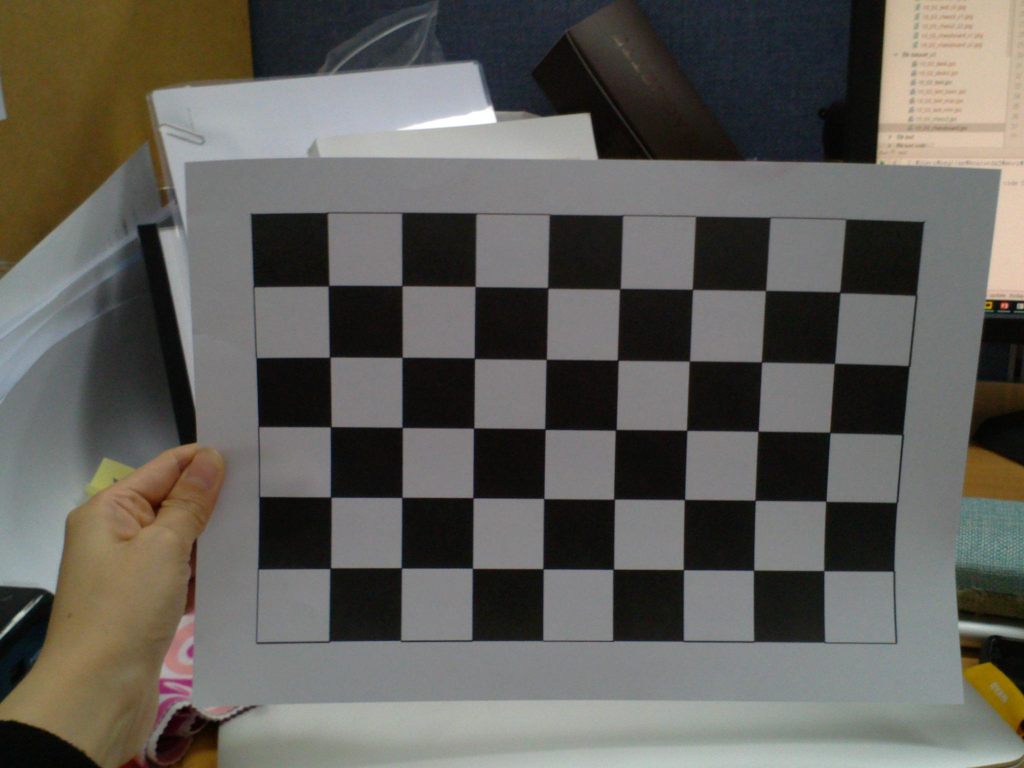
#> input picture CAM00054_s1.jpg, 2048 x 1536 px, given in place of CAM00055_s1.jpg, which was not available (shown at 1/2 size)
$ python test4.py   (older library calls are emulated)
#> lines starting #> are read from the running program, lines starting #| are printed output that depends on the picture; after the words box and inside, x2 and y2 are one past the last pixel; in counts of white or black regions, pixels touching at a corner belong together; long printed decimals are rounded; pictures that were not available may be replaced by others from this repository, and a replacement may not be noted
import cv2
import numpy as np
import matplotlib.pyplot as plt
from glob import glob


#이미지 경로
dir_basic="./dataset_split_v2/CAM00055"
calib_files=[dir_basic+"_s1.jpg",dir_basic+"_s2.jpg"]

im_left = cv2.imread(calib_files[0])
#> im_left is the input picture: shape (1536, 2048, 3); mean B, G, R 89.7, 95.3, 97.3
im_right = cv2.imread(calib_files[1])
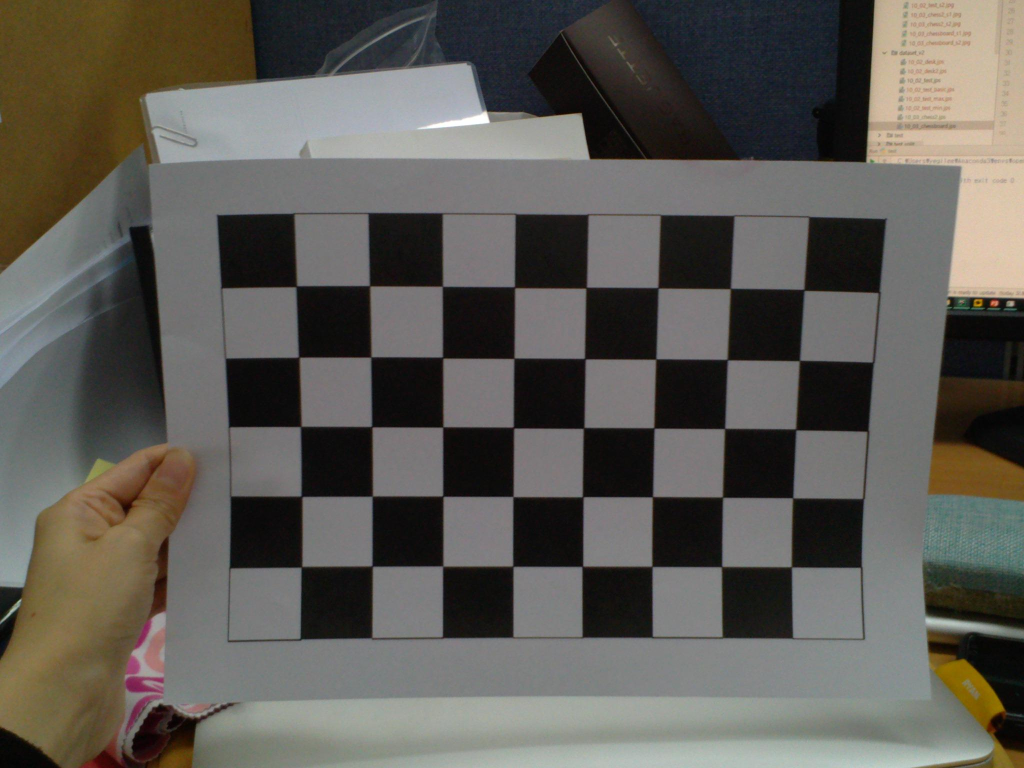
#> input picture CAM00054_s2.jpg, 2048 x 1536 px, given in place of CAM00055_s2.jpg, which was not available (shown at 1/2 size)
#> im_right is the input picture: shape (1536, 2048, 3); mean B, G, R 85.3, 91.2, 93.9

print(im_left.shape)
#| (1536, 2048, 3)
print(im_right.shape)
#| (1536, 2048, 3)

plt.subplot(121)
plt.imshow(im_left[...,::-1], cmap='gray')
plt.subplot(122)
plt.imshow(im_right[...,::-1], cmap='gray')
plt.show()
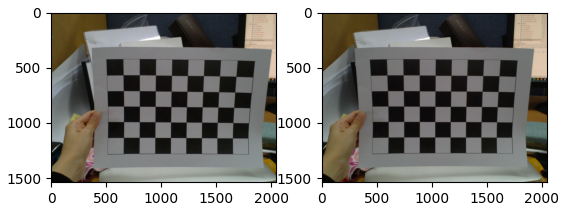
#> figure drawn by matplotlib, 2 panels

#왼쪽이미지에 대한 체스보드 코너 정보
ret_l, corners_l = cv2.findChessboardCorners(im_left, (8,5))
#> ret_l = True; corners_l = 40 rows, first 8: [658, 572.1], [804, 572], [949.7, 573.9], [1095.1, 575.2], [1240.4, 578], [1386, 581.1], [1532.1, 582.1], [1680.7, 586.9]
print(corners_l.shape)
#| (40, 1, 2)
print(corners_l[0])
#| [[658.027 572.1151 ]]

corners_l=corners_l.reshape(-1,2)
#> corners_l = 40 pairs, first value 658 to 1680.7, second value 572 to 1141.9

print(corners_l.shape)
#| (40, 2)
print(corners_l[0])
#| [658.027 572.1151 ]

im_left_vis=im_left.copy()
cv2.drawChessboardCorners(im_left_vis, (8,5), corners_l, ret_l)
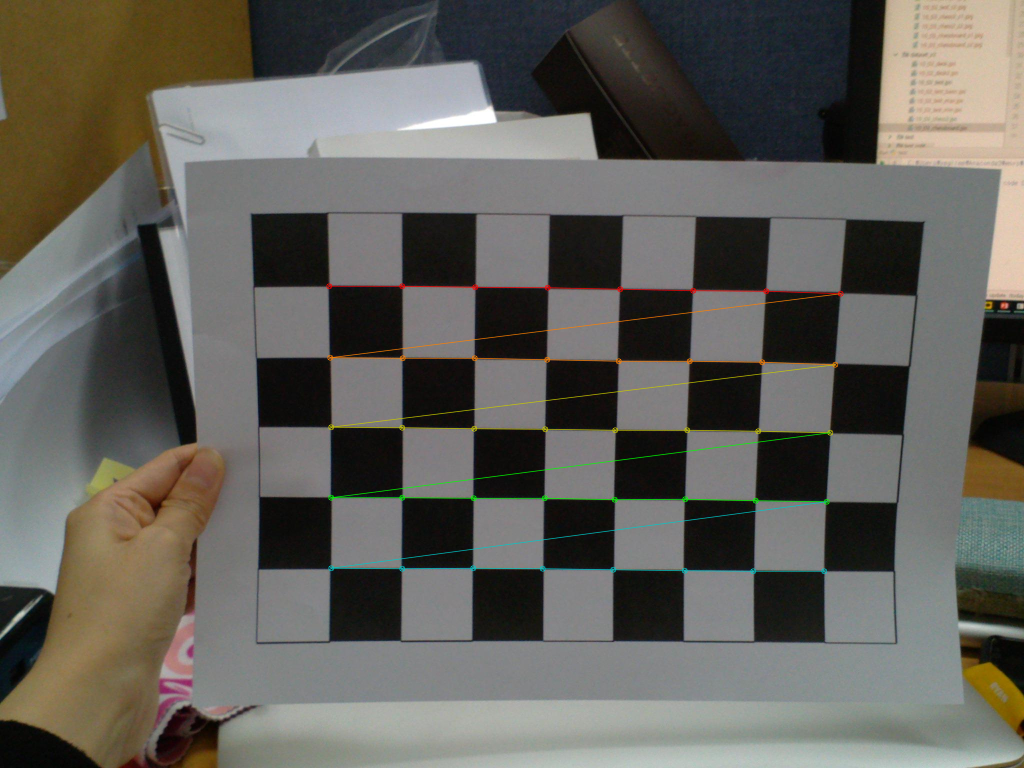
#> im_left_vis: shape (1536, 2048, 3) (shown at 1/2 size); 0.96% of pixels changed, all inside (x1, y1, x2, y2) = (652, 566, 1688, 1149)
plt.imshow(im_left_vis[...,::-1], cmap='gray')
plt.show()

#오른쪽이미지에 대한 체스보드 코너 정보
ret_r, corners_r = cv2.findChessboardCorners(im_right, (8,5))
#> ret_r = True; corners_r = 40 rows, first 8: [592.9, 572.6], [739.8, 571.7], [885.7, 573.8], [1029.6, 573.2], [1173, 576], [1316.4, 575.7], [1461.5, 577.5], [1609, 581]
print(corners_r.shape)
#| (40, 1, 2)
print(corners_r[0])
#| [[592.876 572.6313 ]]

corners_r=corners_r.reshape(-1,2)
#> corners_r = 40 pairs, first value 592.9 to 1609, second value 571.7 to 1134.5

print(corners_r.shape)
#| (40, 2)
print(corners_r[0])
#| [592.876 572.6313 ]

im_right_vis=im_right.copy()
cv2.drawChessboardCorners(im_right_vis, (8,5), corners_r, ret_r)
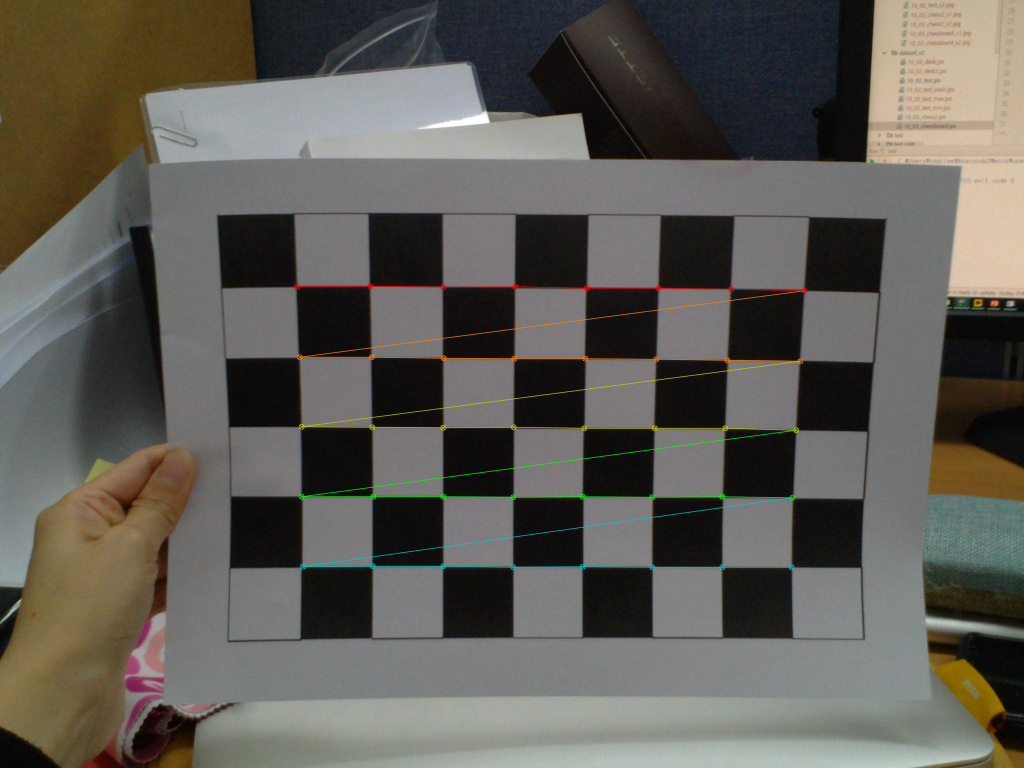
#> im_right_vis: shape (1536, 2048, 3) (shown at 1/2 size); 0.96% of pixels changed, all inside (x1, y1, x2, y2) = (587, 566, 1616, 1141)
plt.imshow(im_right_vis, cmap='gray')
plt.show()


#calibration
x,y=np.meshgrid(range(8),range(5))
print("x:\n",x)
print("y:\n",y)

world_points=np.hstack((x.reshape(40,1),y.reshape(40,1),np.zeros((40,1)))).astype(np.float32)
print(world_points)

print(corners_l[0],'->',world_points[0])
#| [658.027 572.1151 ] -> [0. 0. 0.]
print(corners_l[35],'->',world_points[35])
#| [1084.8931 1136.8248] -> [3. 4. 0.]


_3d_points=[]
_2d_points=[]
img_paths=glob('*.jpg')
for path in img_paths:
    im = cv2.imread(path)
    plt.imshow(im[...,::-1], cmap='gray')
    plt.show()
    ret, corners = cv2.findChessboardCorners(im, (8, 5))
#> ret = True; corners = 40 rows, first 8: [658, 572.1], [804, 572], [949.7, 573.9], [1095.1, 575.2], [1240.4, 578], [1386, 581.1], [1532.1, 582.1], [1680.7, 586.9]

    if ret:
        _2d_points.append(corners)
        _3d_points.append(world_points)

ret, mtx, dist, rvecs, tvecs = cv2.calibrateCamera(objectPoints=_3d_points, imagePoints=_2d_points, imageSize=(1536,2048), cameraMatrix=None, distCoeffs=None)
#> ret = 1.69; mtx = [[4568.8, 0, 131.2], [0, 4547.8, 1460.5], [0, 0, 1]]; dist = [[-0.142, 3.4, 0.107, -0.0344, -7.96]]; rvecs = ([0.314, -0.142, -0.0316], [0.308, -0.144, -0.0371]); tvecs = ([3.51, -6.02, 28.26], [3.11, -6.04, 28.45])
print("Ret:", ret)
#| Ret: 1.691
print("Mtx:", mtx, " ----------------------------------> [", mtx.shape, "]")
#| Mtx: [[4.56881513e+03 0.00000000e+00 1.31152548e+02]
#|  [0.00000000e+00 4.54776641e+03 1.46049469e+03]
#|  [0.00000000e+00 0.00000000e+00 1.00000000e+00]]  ----------------------------------> [ (3, 3) ]
print("Dist:", dist, " ----------> [", dist.shape, "]")
#| Dist: [[-0.1418  3.395  0.1068 -0.0344  -7.959]]  ----------> [ (1, 5) ]
print("rvecs:", rvecs, " --------------------------------------------------------> [", rvecs[0].shape, "]")
#| rvecs: (array([[ 0.3138],
#|        [-0.1423],
#|        [-0.03163]]), array([[ 0.3079],
#|        [-0.1441],
#|        [-0.03709]]))  --------------------------------------------------------> [ (3, 1) ]
print("tvecs:", tvecs, " -------------------------------------------------------> [", tvecs[0].shape, "]")
#| tvecs: (array([[ 3.505],
#|        [-6.022],
#|        [28.265]]), array([[ 3.109],
#|        [-6.041],
#|        [28.448]]))  -------------------------------------------------------> [ (3, 1) ]


#image rectify
im=cv2.imread('CAM00054_s1.jpg')[...,::-1]
im_undistorted=cv2.undistort(im, mtx, dist)
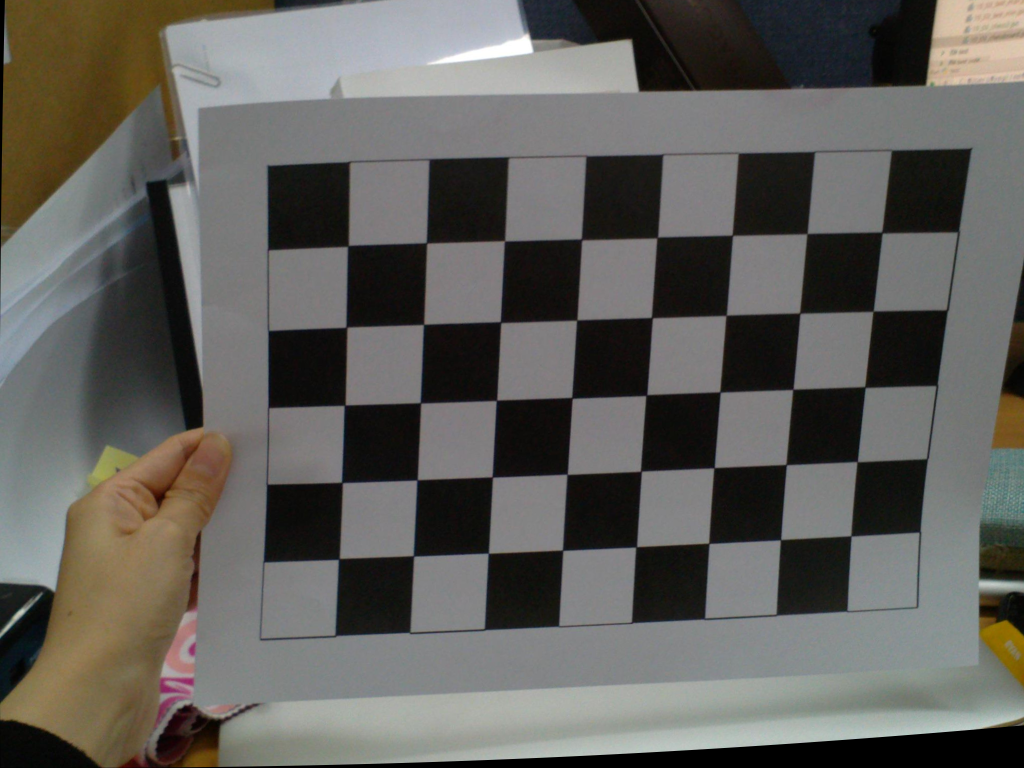
#> im_undistorted: shape (1536, 2048, 3) (shown at 1/2 size); mean R, G, B 96.7, 95.3, 90.9
plt.subplot(121)
plt.imshow(im)
plt.subplot(122)
plt.imshow(im_undistorted)
plt.show()


#calibration
x,y=np.meshgrid(range(8),range(5))
print("x:\n",x)
print("y:\n",y)

world_points=np.hstack((x.reshape(40,1),y.reshape(40,1),np.zeros((40,1)))).astype(np.float32)
print(world_points)

#print(corners_l[0],'->',world_points[0])
#print(corners_l[35],'->',world_points[35])

all_right_corners=[]
all_left_corners=[]
all_3d_points=[]
idx=[1, 3, 6, 12, 14]
valid_idxs=[]

for i in idx:
    im_left = cv2.imread("CAM00054_s1.jpg")  # load left and right images
    im_right = cv2.imread("CAM00054_s2.jpg")


    ret_left, left_corners = cv2.findChessboardCorners(im_left, (8, 5))
#> ret_left = True; left_corners has the same summary as corners
    ret_right, right_corners = cv2.findChessboardCorners(im_right, (8, 5))
#> ret_right = True; right_corners = 40 rows, first 8: [592.9, 572.6], [739.8, 571.7], [885.7, 573.8], [1029.6, 573.2], [1173, 576], [1316.4, 575.7], [1461.5, 577.5], [1609, 581]

    if ret_left and ret_right:  # if both extraction succeeded
        valid_idxs.append(i)
        all_right_corners.append(right_corners)
        all_left_corners.append(left_corners)
        all_3d_points.append(world_points)

print(len(all_right_corners))
print(len(all_left_corners))
print(len(all_3d_points))

print(all_right_corners[0].shape)
#| (40, 1, 2)
print(all_left_corners[0].shape)
#| (40, 1, 2)
print(all_3d_points[0].shape)
#| (40, 3)

print(all_right_corners[0].reshape(-1,2)[0])

retval, _, _, _, _, R, T, E, F=cv2.stereoCalibrate(objectPoints=all_3d_points,
                                                    imagePoints1=all_left_corners,
                                                    imagePoints2=all_right_corners,
                                                    imageSize=(1536,2048),
                                                    cameraMatrix1=mtx, distCoeffs1=dist,
                                                    cameraMatrix2=mtx,distCoeffs2=dist,
                                                    flags=cv2.CALIB_FIX_INTRINSIC)

selected_image=2
left_im=cv2.imread("CAM00054_s1.jpg")
right_im=cv2.imread("CAM00054_s2.jpg")
left_corners=all_left_corners[selected_image].reshape(-1,2)
right_corners=all_right_corners[selected_image].reshape(-1,2)

plt.figure(figsize=(10,4))
plt.subplot(121)
plt.imshow(left_im)
plt.subplot(122)
plt.imshow(right_im)
plt.show()
#> figure, not shown here; B, G, R data is drawn as R, G, B

cv2.circle(left_im,(left_corners[0,0],left_corners[0,1]),10,(0,0,255),10)
#> left_im: shape (1536, 2048, 3); 0.02% of pixels changed, all inside (x1, y1, x2, y2) = (643, 557, 674, 588)
cv2.circle(right_im,(right_corners[0,0],right_corners[0,1]),10,(0,0,255),10)
#> right_im: shape (1536, 2048, 3); 0.02% of pixels changed, all inside (x1, y1, x2, y2) = (577, 557, 608, 588)

plt.figure(figsize=(10,4))
plt.subplot(121)
plt.imshow(left_im[...,::-1])
plt.subplot(122)
plt.imshow(right_im[...,::-1])
plt.show()

lines_right = cv2.computeCorrespondEpilines(all_left_corners[selected_image], 1,F)
print(lines_right.shape)
#| (40, 1, 3)
lines_right=lines_right.reshape(-1,3) #reshape for convenience
print(lines_right.shape)
#| (40, 3)


def drawLine(line, image):
    a = line[0]
    b = line[1]
    c = line[2]

    # ax+by+c -> y=(-ax-c)/b
    # define an inline function to compute the explicit relationship
    def y(x): return (-a * x - c) / b

    x0 = 0  # starting x point equal to zero
    x1 = image.shape[1]  # ending x point equal to the last column of the image
#> x1 = 2048

    y0 = y(x0)  # corresponding y points
    y1 = y(x1)

    # draw the line
    cv2.line(image, (x0, int(y0)), (x1, int(y1)), (0, 255, 255), 3)  # draw the image in yellow with line_width=3

drawLine(lines_right[0], right_im)

plt.figure(figsize=(10, 4))
plt.subplot(121)
plt.imshow(left_im[..., ::-1])
plt.subplot(122)
plt.imshow(right_im[..., ::-1])
plt.show()

R1=np.zeros((3,3)) #output 3x3 matrix
R2=np.zeros((3,3)) #output 3x3 matrix
P1=np.zeros((3,4)) #output 3x4 matrix
P2=np.zeros((3,4)) #output 3x4 matrix

R1, R2, P1, P2,Q,roi1,roi2=cv2.stereoRectify(cameraMatrix1=mtx, #intrinsic parameters of the first camera
   cameraMatrix2=mtx, #intrinsic parameters of the second camera
   distCoeffs1=dist, #distortion parameters of the first camera
   distCoeffs2=dist, #distortion parameters of the second camera
   imageSize=(1536,2048), #image dimensions
   R=R, #Rotation matrix between first and second cameras (returned by cv2.stereoCalibrate)
   T=T) #last 4 parameters point to inizialized output variables

R1=np.array(R1) #convert output back to numpy format
R2=np.array(R2)
P1=np.array(P1)
P2=np.array(P2)

map1_x,map1_y=cv2.initUndistortRectifyMap(mtx, dist, R1, P1, (left_im.shape[1],left_im.shape[0]), cv2.CV_32FC1)
map2_x,map2_y=cv2.initUndistortRectifyMap(mtx, dist, R2, P2, (left_im.shape[1],left_im.shape[0]), cv2.CV_32FC1)

im_left=cv2.imread('CAM00054_s1.jpg')
im_right=cv2.imread('CAM00054_s2.jpg')

im_left_remapped=cv2.remap(im_left,map1_x,map1_y,cv2.INTER_CUBIC)
im_right_remapped=cv2.remap(im_right,map2_x,map2_y,cv2.INTER_CUBIC)
out=np.hstack((im_left_remapped,im_right_remapped))

plt.figure(figsize=(10,4))
plt.imshow(out[...,::-1])
plt.show()

for i in range(0, out.shape[0], 100):
    cv2.line(out, (0, i), (out.shape[1], i), (0, 255, 255), 3)
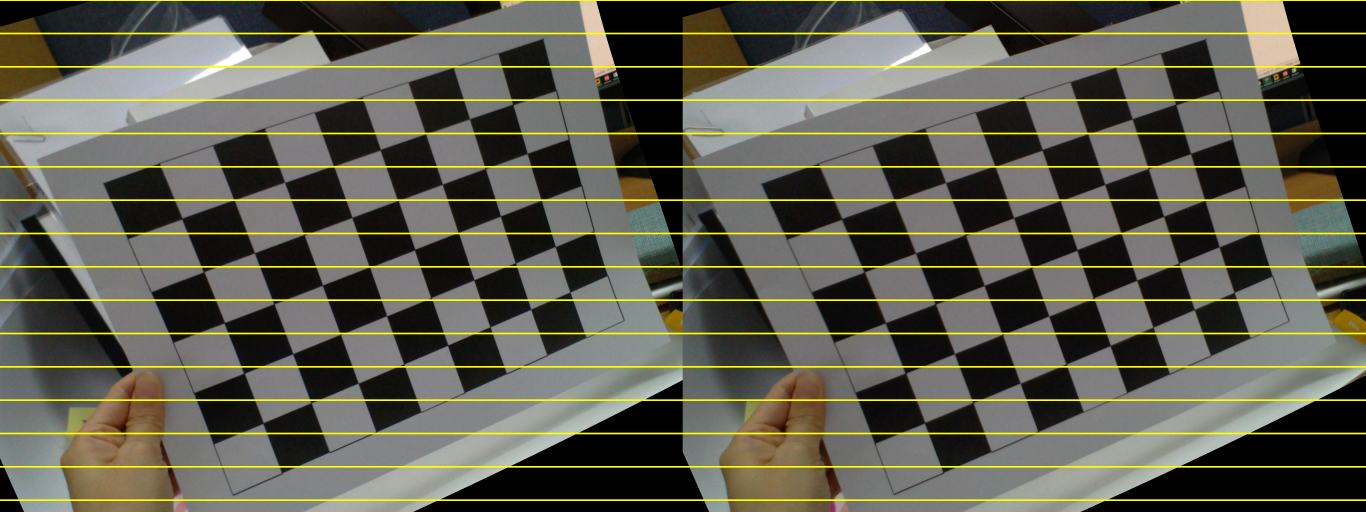
#> out: shape (1536, 4096, 3) (shown at 1/3 size); mean B, G, R 77.9, 93.2, 94.1

plt.figure(figsize=(10, 4))
plt.imshow(out[..., ::-1])
plt.show()
